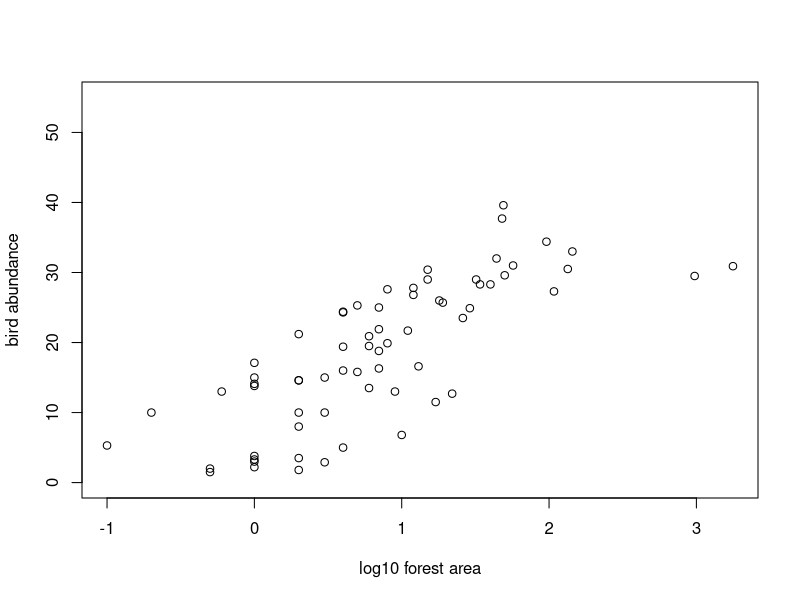
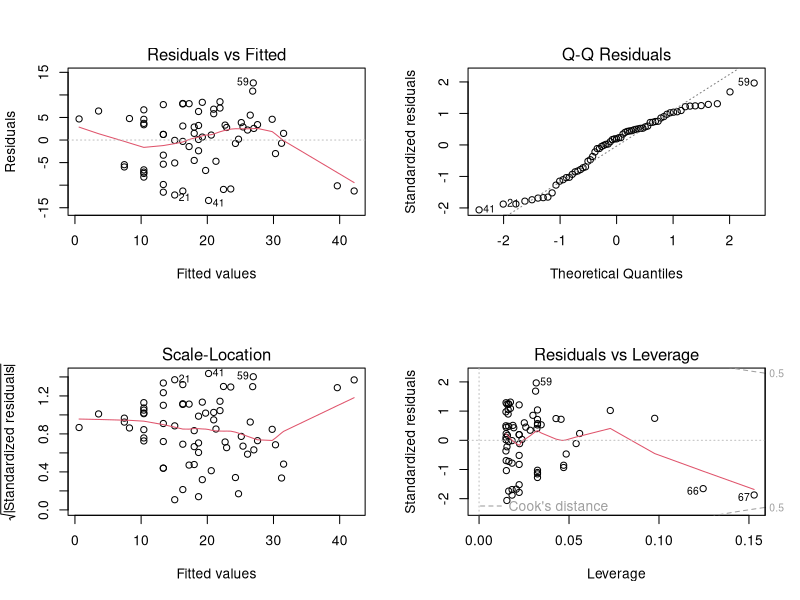
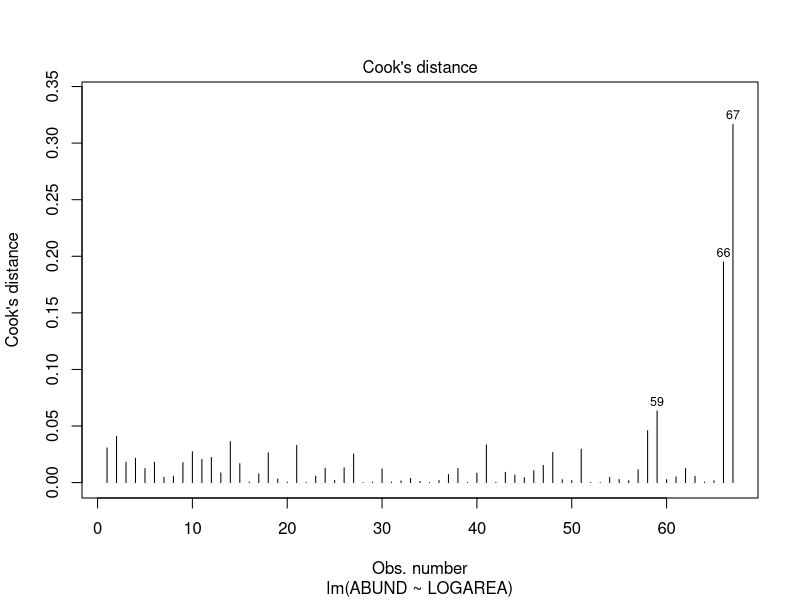
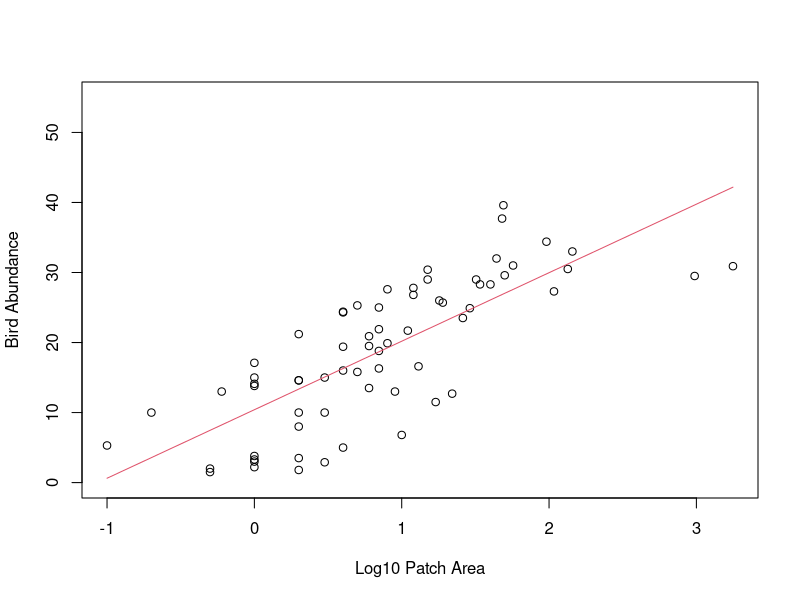
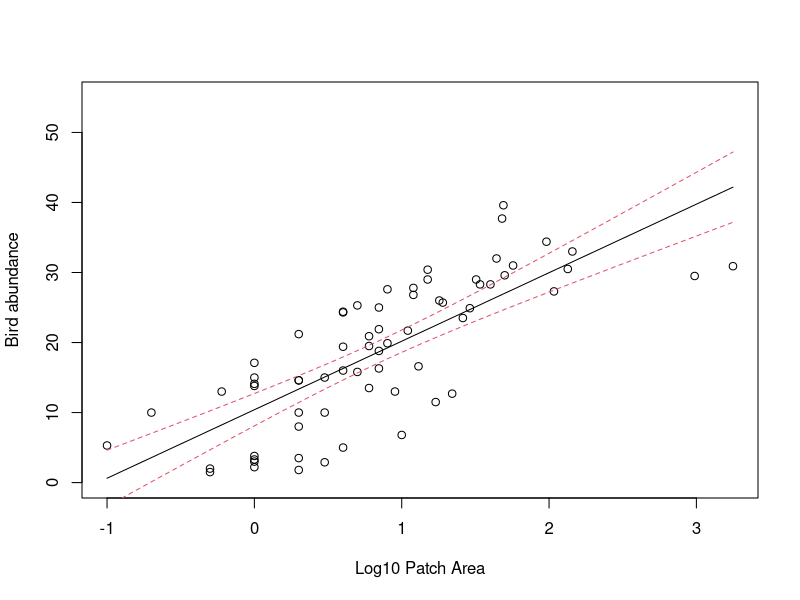
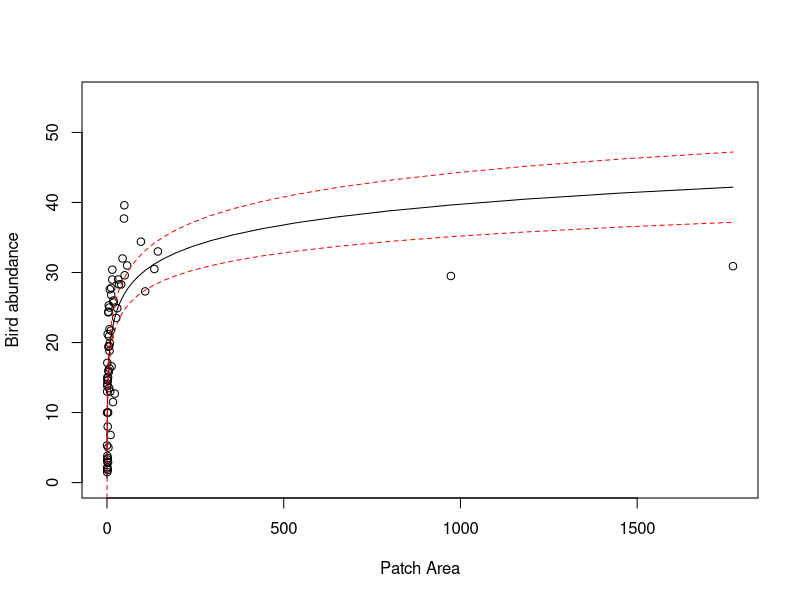

Reproduce these figures in R, in order.
## ---- chunk 1
knitr::opts_chunk$set(echo=TRUE, message = FALSE, warning = FALSE, eval = FALSE, cache = FALSE)
## ---- chunk 2
loyn <- read.table("data/loyn.txt", header = TRUE, 
                   stringsAsFactors = TRUE)
str(loyn)

# 56 observations and 8 variables (from str())
## ---- chunk 3
# let's first log10 transform the AREA variable due to the couple 
# of unusually large forest area values (check you data exploration)
# to remind yourself

loyn$LOGAREA <- log10(loyn$AREA)

# make a scatterplot of bird abundance and log10 Area

plot(loyn$LOGAREA, loyn$ABUND, xlab = "log10 forest area", 
     ylab = "bird abundance", ylim = c(0, 55))

# now fit the linear model

loyn.lm <- lm(ABUND ~ LOGAREA, data = loyn)
## ---- chunk 4
# ANOVA table
anova(loyn.lm)

# The null hypothesis is that the slope of the relationship
# between LOGAREA and ABUND = 0
# i.e. there is no relationship

# The p value is very small (7.178e-11) therefore we 
# reject this null hypothesis (i.e. the slope is different
# from 0)
## ---- chunk 5
summary(loyn.lm)

# the estimate of the intercept = 10.4
# the estimate of the slope = 9.78

# word equation
# ABUND = 10.40 + 9.78 * LOGAREA
## ---- chunk 6

# the null hypothesis for the intercept is that the intercept = 0
# the p value is very small (certainly less than the (not so magic) 0.05)
# therefore we reject this null hypothesis and conclude that the intercept
# is different from zero.

# the null hypothesis for the slope is that the slope = 0
# the p value is very small (7.18e-11)
# therefore we reject this null hypothesis and conclude that the slope
# is different from zero (i.e. there is a significant relationship between
# LOGAREA and ABUND).
## ---- chunk 7
summary(loyn.lm)

# The multiple R-squared value is 0.548 and therefore 54.8% of
# the variation in ABUND is explained by LOGAREA
## ---- chunk 8
# first split the plotting device into 2 rows and 2 columns
par(mfrow = c(2,2))

# now create the residuals plots
plot(loyn.lm)

# The normal Q-Q plot is used to assess normality of the residuals (top right).
# If perfectly normal then all residuals would lie exactly on the 1:1 line.
# In reality this is never going to happen so we are looking for obvious large 
# departures. In this plot they don't look too bad, although the lower quantiles
# do seem to deviate. All in all I would be cautiously optimistic.

# To check homogeneity of variance assumption we look at both the Residuals vs Fitted (top left)
# and the Scale-Location plots (bottom left). 
# There doesn't appear to be any obvious patterns of the residuals in these plots, 
# although you can see the two residuals associated with the two large forest patch areas 
# are below the zero line (negative residuals) on the right hand side of these plots
# despite the log transformation. Perhaps something to bear in mind as we progress. 
# But in short, the homogeneity of variance assumption looks ok.

# From the Residuals vs Leverage plot (bottom right) you can see that there are no residuals 
# with a Cooks distance greater than 1. In fact they are all well below 0.5. If you want to 
# produce a plot of just Cooks distance (perhaps this is clearer)
par(mfrow = c(1,1))
plot(loyn.lm, which = 4)

# Going back to the Residuals vs Leverage plot (bottom right) you can see 
# three residuals that are somewhat unusual in terms of their leverage as 
# they stick out a bit to the right compared to the rest of the residuals. 
# Two of these residuals are our two large forest patch areas again. However,
# leverage still seems to be on the low side, so at least on the scale of the
# log transformation things look ok.
## ---- chunk 9
# to predict bird abundance if AREA == 100

# if you log base 10 transformed the AREA variable
bird_abundance100 = 10.4 + (9.78 * log10(100))
bird_abundance100
# if you used the natural log (i.e. log()) then you would use log()
# not log10()
## ---- chunk 10
# need to create a dataframe object with a column of LOGAREA values to predict from.
# note you need to call the column the same as used in the model
my.data <- data.frame(LOGAREA = seq(from = min(loyn$LOGAREA),
                                  to = max(loyn$LOGAREA),
                                  length = 50))

# use predict function to calculate predicted values of abundance based on the 
# new LOGAREA values in the data frame my.data (use the newdata argument)
pred.vals <- predict(loyn.lm, newdata = my.data)
## ---- chunk 11
# plot the lines on the plot. The x values are the new LOGAREA values from the my.data
# dataframe, the predicted values are from pred.vals 
plot(loyn$LOGAREA, loyn$ABUND, xlab = "Log10 Patch Area", 
     ylab = "Bird Abundance", ylim = c(0, 55))

lines(my.data$LOGAREA, pred.vals, lty = 1,col = 2)
## ---- chunk 12
pred.vals.se <- predict(loyn.lm, newdata = my.data, se.fit = TRUE) # note the use of the se.fit argument

# check out the structure of pred.vals.se
# you can see we now have 4 vectors in this object
# $fit = fitted values
# $se.fit = standard error of fitted values
# $df = degrees of freedom
# $residual.scale = residual standard error

# so we will need to access our fitted values and standard errors using 
# pred.val.se$fit and pred.vals.se$se.fit respectively
str(pred.vals.se)

# now create the plot
plot(x = loyn$LOGAREA, y = loyn$ABUND,
     xlab = "Log10 Patch Area",
     ylab = "Bird abundance", ylim = c(0, 55))
    

# add the fitted values as before but now we need to use 
# pred.vals.se$fit
lines(my.data$LOGAREA, pred.vals.se$fit, lty = 1,col = 1)

# add the upper 95% confidence interval
lines(my.data$LOGAREA, pred.vals.se$fit + (1.96 * pred.vals.se$se.fit), lty = 2, col = 2)

# add the lower 95% confidence interval
lines(my.data$LOGAREA, pred.vals.se$fit - (1.96 * pred.vals.se$se.fit), lty = 2, col = 2)
## ---- chunk 13
# back transformed LOGAREA and 95% confidence intervals

# re-plot but this time use the original untransformed AREA variable
plot(x = loyn$AREA, y = loyn$ABUND, ylim = c(0,55),
     xlab = "Patch Area",
     ylab = "Bird abundance")

# now add the fitted lines and upper and lower 95% confidence intervals
# remember we only log10 transformed the LOGAREA variable so this is the only
# variable that we need to back-transform

lines(10^(my.data$LOGAREA), pred.vals.se$fit, lty = 1,col = 1)
lines(10^(my.data$LOGAREA), pred.vals.se$fit + (1.96 * pred.vals.se$se.fit), lty = 2, col = "red")
lines(10^(my.data$LOGAREA), pred.vals.se$fit - (1.96 * pred.vals.se$se.fit), lty = 2, col = "red")

# the model doesn't look too great now! Technically, if we transform variables in our model
# then we should only really interpret the model on the scale of the transformation.

# If we interpret on the back transformed scale, you can see the model doesn't really fit the 
# data very well, especially for the two large forest patch AREAs and also those patches with
# high bird abundance.
